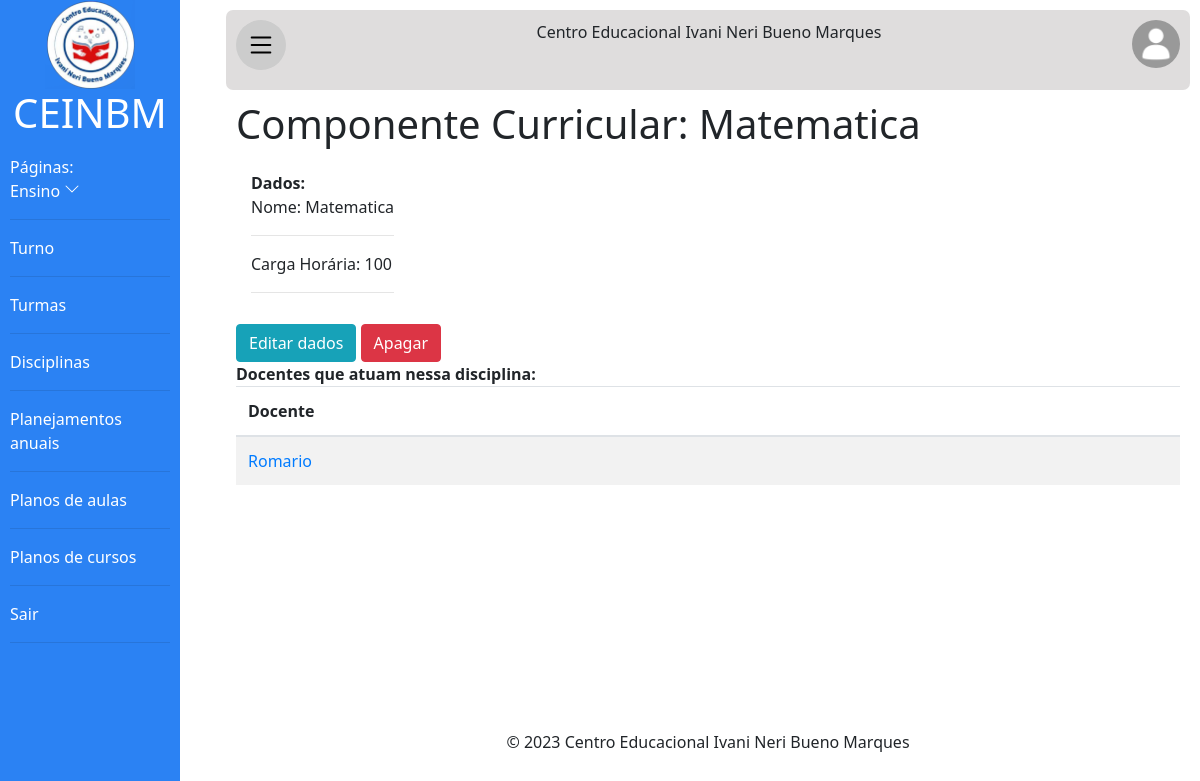
Screenshot of /ceinbm/detalhes/Disciplina/1 (signed in) with the database file from the repository.
### principal/models.py (models this page shows, shortened)
class Disciplina(models.Model):
    nome = models.CharField(max_length=100, verbose_name='Nome da Disciplina')
    carga_horaria = models.IntegerField(
        null=True, verbose_name='Carga Horária em horas')

class Usuario(models.Model):
    texto_ajuda_senha = 'A senha deverá ter no mínimo 8 caracteres. Deverá ter números e letras.'
    generos = [
        ('Masculino', 'Masculino'),
        ('Feminino', 'Feminino'),
        ('Outro', 'Outro')
    ]
    user = models.OneToOneField(
        User, on_delete=models.CASCADE, blank=True, null=True)
    nome = models.CharField(max_length=50)
    sobrenome = models.CharField(max_length=100)
    genero = models.CharField(
        max_length=30, choices=generos, verbose_name='Gênero', default='Outro')
    email = models.EmailField()
    senha = models.CharField(max_length=128, help_text=texto_ajuda_senha)
    cpf = models.CharField(max_length=14, blank=True, verbose_name='CPF')
    rg = models.CharField(max_length=13, blank=True, verbose_name='RG')
    data_de_nascimento = models.DateField(
        blank=True, null=True, default='01/01/2000', verbose_name='Data de Nascimento')
    class Meta:
        abstract = True

class Docente(Usuario):
    cargo = models.CharField(
        max_length=100, default='Docente', verbose_name='Cargo')
    foto = models.ImageField(upload_to='fotos_docentes/',
                             blank=True, verbose_name='Foto')
    disciplinas = models.ManyToManyField(
        Disciplina, blank=True, verbose_name='Disciplinas que trabalha', related_name='docentes')

### detalhes/views.py (the view)
# urls.py: path('Disciplina/<int:id>',views.detalhes_disciplina,name='detalhes_disciplina'),
@login_required(login_url='login')
@has_permission_decorator(permission_name='ver_disciplina')
def detalhes_disciplina(request, id):
    disciplina = get_object_or_404(Disciplina, pk=id)
    docentes = Docente.objects.filter(disciplinas=disciplina).order_by('nome')
    return render(request, 'detalhes_disciplina.html', {'disciplina': disciplina, 'docentes': docentes})

### detalhes/templates/detalhes_disciplina.html (shortened to what this page needs)
{% extends 'baseoficial.html' %}
{% load static %}
{% load bootstrap4 %}
{% block section %}
<h1>Componente Curricular: {{disciplina.nome}}</h1>
<div>
    <div>
        <div id="informacoes">
            <div>
                <strong>Dados:</strong>
                <p>Nome: {{disciplina.nome}}</p>
                <hr>
                <p>Carga Horária: {{disciplina.carga_horaria}}</p>
                <hr>
            </div>
        </div>
        {% if perms.auth.modificar_disciplina %}
        <div>
            <a class="btn btn-info" href="{% url 'edt_disciplina' disciplina.id %}">Editar dados</a>
            {% if perms.auth.apagar_disciplina %}
            <a class="btn btn-danger" href="{% url 'del_disciplina' disciplina.id %}">Apagar</a>
            {% endif %}
        </div>
        {% endif %}
        <div>
            <strong>Docentes que atuam nessa disciplina:</strong>
            <table class="table table-striped">
                <thead>
                    <tr>
                        <th>Docente</th>
                    </tr>
                </thead>
                <tbody>
                    {% for docente in docentes %}
                    <tr>
                        <td><a href="{% url 'detalhes_docente' docente.id %}">{{docente.nome}}</a></td>
                    </tr>
                    {% endfor %}
                </tbody>
            </table>
        </div>
    </div>
    <br>
    {% endblock %}

### templates/static/css/principal.css (style rules this page uses)
* { margin: 0; padding: 0; font-family: 'Segoe UI', Tahoma, Geneva, Verdana, sans-serif; }
body { background-color: rgb(240, 240, 240); min-width: 300px; }
#informacoes { width: 75%; padding: 15px; display: flex; flex-wrap: wrap; justify-content: space-between; }

### rows the page displays
Disciplina: nome "Matematica", carga_horaria "100"
Docente: nome "Romario"
